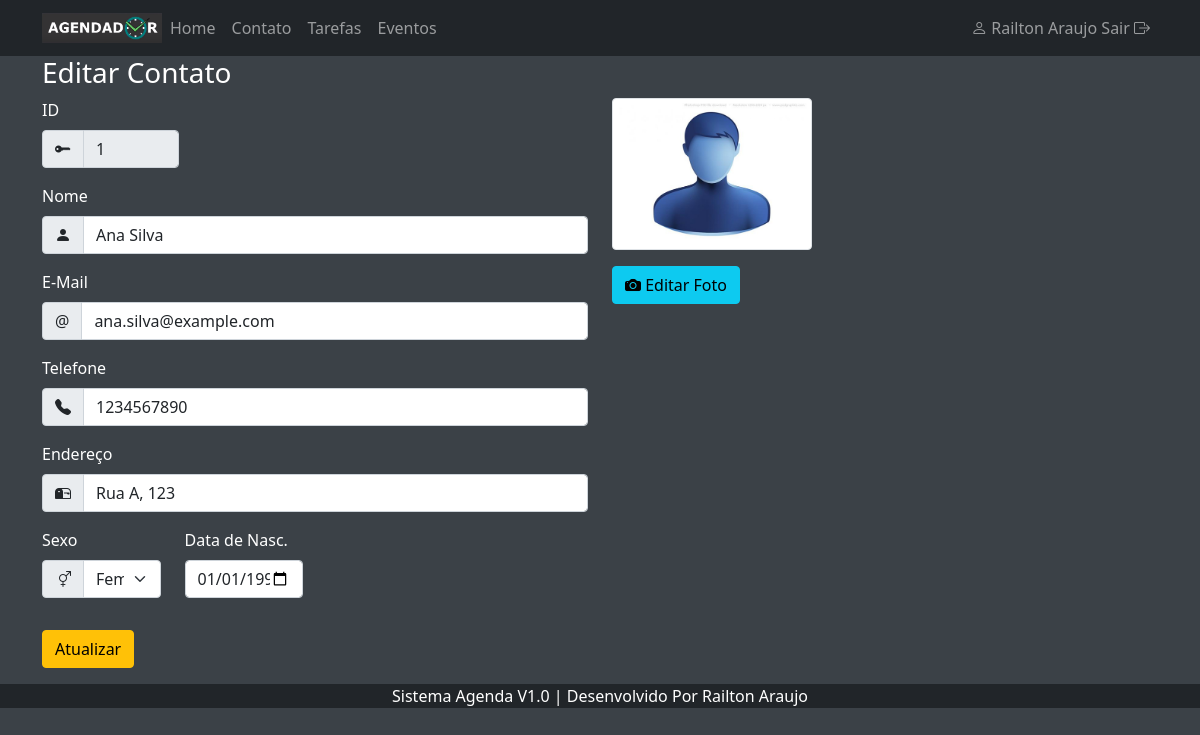
/index.php?menuop=editar-contato&idContato=1 (signed in), run on the app's committed database.
### tables this page shows
CREATE TABLE `tbcontatos` (
  `idContato` int(11) NOT NULL,
  `nomeContato` varchar(150) NOT NULL,
  `emailContato` varchar(100) NOT NULL,
  `telefoneContato` varchar(50) NOT NULL,
  `enderecoContato` varchar(200) NOT NULL,
  `sexoContato` char(1) NOT NULL,
  `dataNascContato` date NOT NULL,
  `flagFavoritoContato` tinyint(1) NOT NULL,
  `nomeFotoContato` varchar(255) NOT NULL
);

### paginas/contatos/editar-contato.php (the view, shortened to what this page needs)
<?php
$idContato = $_GET['idContato'];
$sql = "SELECT * FROM tbcontatos WHERE idContato = '{$idContato}'";
$rs = mysqli_query($conexao,$sql) or die("Erro ao recuperar os dados do registro." . mysqli_error($conexao));
$dados = mysqli_fetch_assoc($rs);
?>
<header>
    <h3>Editar Contato</h3>
</header>
<div class="row">
<div class="col-6" >
    <form action="index.php?menuop=atualizar-contato" method="post">
        <div class="mb-3 col-3">
            <label class="form-label" for="nomeContato">ID</label>
            <div class="input-group">
                <span class="input-group-text">
                    <i class="bi bi-key-fill"></i>
                </span>
            <input class="form-control" type="text" name="idContato" value="<?=$dados['idContato']?>" readonly>
            </div>
        </div>
        <div class="mb-3">
            <label class="form-label" for="nomeContato">Nome</label>
            <div class="input-group">
                <span class="input-group-text">
                    <i class="bi bi-person-fill"></i>
                </span>
                <input class="form-control" type="text" name="nomeContato" value="<?=$dados['nomeContato']?>">
            </div>
        </div>
        <div class="mb-3">
            <label class="form-label" for="emailContato">E-Mail</label>
            <div class="input-group">
                <span class="input-group-text">@</span>
                <input class="form-control" type="email" name="emailContato" value="<?=$dados['emailContato']?>">
            </div>
        </div>
        <div class="mb-3">
            <label class="form-label" for="telefoneContato">Telefone</label>
            <div class="input-group">
                <span class="input-group-text">
                    <i class="bi bi-telephone-fill"></i>
                </span>
                <input class="form-control" type="text" name="telefoneContato" value="<?=$dados['telefoneContato']?>">
            </div>
        </div>
        <div class="mb-3">
            <label class="form-label" for="enderecoContato">Endereço</label>
            <div class="input-group">
                <span class="input-group-text">
                    <i class="bi bi-mailbox2"></i>
                </span>
                <input class="form-control" type="text" name="enderecoContato" value="<?=$dados['enderecoContato']?>">
            </div>
        </div>
        <div class="row mb-3">
                        <div class="mb-3 col-3">
                            <label class="form-label" for="sexoContato">Sexo</label>
                            <div class="input-group">
                                <span class="input-group-text">
                                    <i class="bi bi-gender-ambiguous"></i>
                                </span>
                            <select class="form-select"  name="sexoContato" id="sexoContato">
                                <option <?php echo ($dados['sexoContato']=='F')?'selected':''?> value="F">Feminino</option>
                            </select>
                            </div>
                        </div>
                        <div class="mb-3 col-3">
                            <label class="form-label" for="dataNascContato">Data de Nasc.</label>
                            <input class="form-control" type="date" name="dataNascContato" value="<?=$dados['dataNascContato']?>">
                        </div>
                        </div>
        <div class="mb-3">
            <input class="btn btn-warning" type="submit" value="Atualizar" name="btnAtualizar">
        </div>
    </form>
</div>
<div class="col-6">
    <?php
       if($dados["nomeFotoContato"]=="" || !file_exists('./paginas/contatos/fotos-contatos/'. $dados["nomeFotoContato"])){
            $nomeFoto = "SemFoto.jpg";
       }else{
            $nomeFoto = $dados["nomeFotoContato"];
       }
    ?>
    <div class="mb-3">
        <img id="foto-contato" class="img-fluid img-thumbnail" width="200" src="./paginas/contatos/fotos-contatos/<?=$nomeFoto?>" alt="Foto do Contato">
    </div>
    <div class="mb-3">
        <button class="btn btn-info" id="btn-editar-foto">
            <i class="bi bi-camera-fill"></i> Editar Foto
        </button>
    </div>
</div>
</div>

### css/estilo-padrao.css (style rules this page uses)
body { background-color: #3b4147; color: white; }

### data on the page
tbcontatos: idContato "1", nomeContato "Ana Silva", emailContato "ana.silva@example.com", telefoneContato "1234567890", enderecoContato "Rua A, 123", sexoContato "Feminino", dataNascContato "01/01/1990"

### other printed values
$nomeUser "Railton Araujo"
